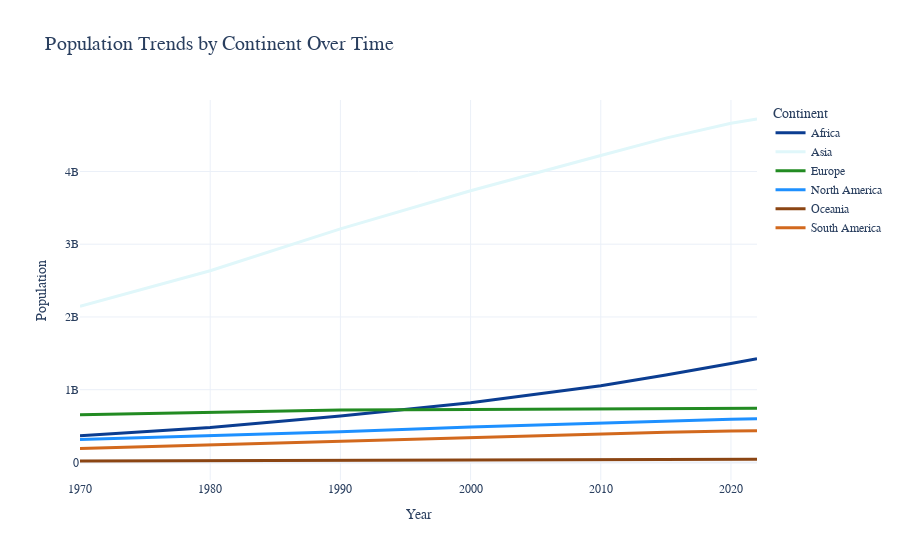

This figure's notebook cell:
### Code cell
fig = px.line(population_by_continent, x='Year', y='Population', color='Continent',
              title='Population Trends by Continent Over Time',
              labels={'Population': 'Population', 'Year': 'Year'},
              color_discrete_sequence=custom_palette)
fig.update_layout(
    template='plotly_white',
    xaxis_title='Year',
    yaxis_title='Population',
    font_family='Arial',
    title_font_size=20,
)
fig.update_traces(line=dict(width=3))
fig.show()

### Figure 1 — Plotly figure (JSON) as saved in the notebook; plotly's stock layout.template omitted (floating-point values rounded to 4 significant figures)
{"data": [{"hovertemplate": "Continent=Africa<br>Year=%{x}<br>Population=%{y}<extra></extra>", "legendgroup": "Africa", "line": {"color": "#0b3d91", "dash": "solid", "width": 3}, "marker": {"symbol": "circle"}, "mode": "lines", "name": "Africa", "orientation": "v", "showlegend": true, "x": [1970, 1980, 1990, 2000, 2010, 2015, 2020, 2022], "xaxis": "x", "y": [365444348, 481536377, 638150629, 818946032, 1055228072, 1201102442, 1360671810, 1426730932], "yaxis": "y", "type": "scatter"}, {"hovertemplate": "Continent=Asia<br>Year=%{x}<br>Population=%{y}<extra></extra>", "legendgroup": "Asia", "line": {"color": "#e0f7fa", "dash": "solid", "width": 3}, "marker": {"symbol": "circle"}, "mode": "lines", "name": "Asia", "orientation": "v", "showlegend": true, "x": [1970, 1980, 1990, 2000, 2010, 2015, 2020, 2022], "xaxis": "x", "y": [2144906290, 2635334228, 3210563577, 3735089604, 4220041327, 4458250182, 4663086535, 4721383274], "yaxis": "y", "type": "scatter"}, {"hovertemplate": "Continent=Europe<br>Year=%{x}<br>Population=%{y}<extra></extra>", "legendgroup": "Europe", "line": {"color": "#228b22", "dash": "solid", "width": 3}, "marker": {"symbol": "circle"}, "mode": "lines", "name": "Europe", "orientation": "v", "showlegend": true, "x": [1970, 1980, 1990, 2000, 2010, 2015, 2020, 2022], "xaxis": "x", "y": [655923991, 692527159, 720320797, 726093423, 735613934, 741535608, 745792196, 743147538], "yaxis": "y", "type": "scatter"}, {"hovertemplate": "Continent=North America<br>Year=%{x}<br>Population=%{y}<extra></extra>", "legendgroup": "North America", "line": {"color": "#1e90ff", "dash": "solid", "width": 3}, "marker": {"symbol": "circle"}, "mode": "lines", "name": "North America", "orientation": "v", "showlegend": true, "x": [1970, 1980, 1990, 2000, 2010, 2015, 2020, 2022], "xaxis": "x", "y": [315434606, 368293361, 421266425, 486069584, 542720651, 570383850, 594236593, 600296136], "yaxis": "y", "type": "scatter"}, {"hovertemplate": "Continent=Oceania<br>Year=%{x}<br>Population=%{y}<extra></extra>", "legendgroup": "Oceania", "line": {"color": "#8B4513", "dash": "solid", "width": 3}, "marker": {"symbol": "circle"}, "mode": "lines", "name": "Oceania", "orientation": "v", "showlegend": true, "x": [1970, 1980, 1990, 2000, 2010, 2015, 2020, 2022], "xaxis": "x", "y": [19480270, 22920240, 26743822, 31222778, 37102764, 40403283, 43933426, 45038554], "yaxis": "y", "type": "scatter"}, {"hovertemplate": "Continent=South America<br>Year=%{x}<br>Population=%{y}<extra></extra>", "legendgroup": "South America", "line": {"color": "#D2691E", "dash": "solid", "width": 3}, "marker": {"symbol": "circle"}, "mode": "lines", "name": "South America", "orientation": "v", "showlegend": true, "x": [1970, 1980, 1990, 2000, 2010, 2015, 2020, 2022], "xaxis": "x", "y": [192947156, 241789006, 297146415, 349634282, 393078250, 413134396, 431530043, 436816608], "yaxis": "y", "type": "scatter"}], "layout": {"xaxis": {"anchor": "y", "domain": [0, 1], "title": {"text": "Year"}}, "yaxis": {"anchor": "x", "domain": [0, 1], "title": {"text": "Population"}}, "legend": {"title": {"text": "Continent"}, "tracegroupgap": 0}, "title": {"text": "Population Trends by Continent Over Time", "font": {"size": 20}}, "font": {"family": "Arial"}}}
